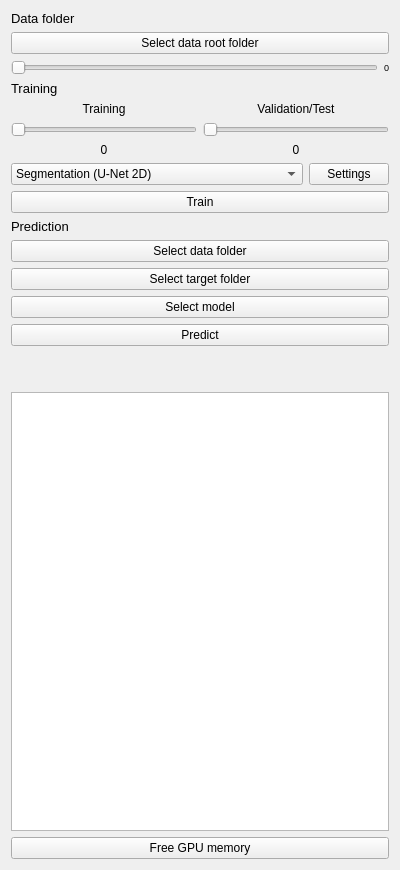
<?xml version="1.0" encoding="UTF-8"?>
<ui version="4.0">
 <author>Aaron Ponti</author>
 <class>Form</class>
 <widget class="QWidget" name="Form">
  <property name="geometry">
   <rect>
    <x>0</x>
    <y>0</y>
    <width>400</width>
    <height>870</height>
   </rect>
  </property>
  <property name="minimumSize">
   <size>
    <width>400</width>
    <height>800</height>
   </size>
  </property>
  <property name="windowTitle">
   <string>Form</string>
  </property>
  <layout class="QVBoxLayout" name="verticalLayout">
   <item>
    <widget class="QLabel" name="lbDataSection">
     <property name="font">
      <font>
       <pointsize>10</pointsize>
      </font>
     </property>
     <property name="text">
      <string>Data folder</string>
     </property>
    </widget>
   </item>
   <item>
    <widget class="QPushButton" name="pBSelectDataRootFolder">
     <property name="text">
      <string>Select data root folder</string>
     </property>
    </widget>
   </item>
   <item>
    <layout class="QHBoxLayout" name="hlImageSelector">
     <item>
      <widget class="QSlider" name="hsImageSelector">
       <property name="enabled">
        <bool>false</bool>
       </property>
       <property name="tracking">
        <bool>false</bool>
       </property>
       <property name="orientation">
        <enum>Qt::Horizontal</enum>
       </property>
      </widget>
     </item>
     <item>
      <widget class="QLabel" name="labelImageCounterCurrent">
       <property name="sizePolicy">
        <sizepolicy hsizetype="Minimum" vsizetype="Preferred">
         <horstretch>0</horstretch>
         <verstretch>0</verstretch>
        </sizepolicy>
       </property>
       <property name="font">
        <font>
         <pointsize>7</pointsize>
        </font>
       </property>
       <property name="text">
        <string>0</string>
       </property>
       <property name="alignment">
        <set>Qt::AlignCenter</set>
       </property>
      </widget>
     </item>
    </layout>
   </item>
   <item>
    <widget class="QLabel" name="lbTrainingSection">
     <property name="font">
      <font>
       <pointsize>10</pointsize>
      </font>
     </property>
     <property name="text">
      <string>Training</string>
     </property>
    </widget>
   </item>
   <item>
    <layout class="QGridLayout" name="gLSplit">
     <item row="0" column="0">
      <layout class="QHBoxLayout" name="hLSplitFirstRow">
       <item>
        <widget class="QLabel" name="lbTrainingValidationSplit">
         <property name="text">
          <string>Training</string>
         </property>
         <property name="alignment">
          <set>Qt::AlignCenter</set>
         </property>
        </widget>
       </item>
       <item>
        <widget class="QLabel" name="lbValidationTestingSplit">
         <property name="text">
          <string>Validation/Test</string>
         </property>
         <property name="alignment">
          <set>Qt::AlignCenter</set>
         </property>
        </widget>
       </item>
      </layout>
     </item>
     <item row="2" column="0">
      <layout class="QHBoxLayout" name="hLSplitThirdRow">
       <item>
        <widget class="QLabel" name="lbNumberTrainingImages">
         <property name="text">
          <string>0</string>
         </property>
         <property name="alignment">
          <set>Qt::AlignCenter</set>
         </property>
        </widget>
       </item>
       <item>
        <widget class="QLabel" name="lbNumberValidationTestingImages">
         <property name="text">
          <string>0</string>
         </property>
         <property name="alignment">
          <set>Qt::AlignCenter</set>
         </property>
        </widget>
       </item>
      </layout>
     </item>
     <item row="1" column="0">
      <layout class="QHBoxLayout" name="hLSplitSecondRow">
       <item>
        <widget class="QSlider" name="hsTrainingValidationSplit">
         <property name="enabled">
          <bool>false</bool>
         </property>
         <property name="maximum">
          <number>100</number>
         </property>
         <property name="orientation">
          <enum>Qt::Horizontal</enum>
         </property>
        </widget>
       </item>
       <item>
        <widget class="QSlider" name="hsValidationTestingSplit">
         <property name="enabled">
          <bool>false</bool>
         </property>
         <property name="maximum">
          <number>100</number>
         </property>
         <property name="value">
          <number>0</number>
         </property>
         <property name="orientation">
          <enum>Qt::Horizontal</enum>
         </property>
        </widget>
       </item>
      </layout>
     </item>
    </layout>
   </item>
   <item>
    <layout class="QHBoxLayout" name="hlArchitecture">
     <item>
      <widget class="QComboBox" name="cbArchitecturePicker">
       <property name="sizePolicy">
        <sizepolicy hsizetype="Expanding" vsizetype="Fixed">
         <horstretch>0</horstretch>
         <verstretch>0</verstretch>
        </sizepolicy>
       </property>
       <item>
        <property name="text">
         <string>Segmentation (U-Net 2D)</string>
        </property>
       </item>
       <item>
        <property name="text">
         <string>Restoration (U-Net 2D)</string>
        </property>
       </item>
      </widget>
     </item>
     <item>
      <widget class="QPushButton" name="pbArchitectureSettings">
       <property name="text">
        <string>Settings</string>
       </property>
      </widget>
     </item>
    </layout>
   </item>
   <item>
    <widget class="QPushButton" name="pbTrain">
     <property name="text">
      <string>Train</string>
     </property>
    </widget>
   </item>
   <item>
    <widget class="QLabel" name="lbPredictionSection">
     <property name="font">
      <font>
       <pointsize>10</pointsize>
      </font>
     </property>
     <property name="text">
      <string>Prediction</string>
     </property>
    </widget>
   </item>
   <item>
    <layout class="QGridLayout" name="gLPrediction">
     <item row="0" column="0">
      <widget class="QPushButton" name="pbSelectPredictionDataFolder">
       <property name="text">
        <string>Select data folder</string>
       </property>
      </widget>
     </item>
     <item row="1" column="0">
      <widget class="QPushButton" name="pbSelectPredictionTargetFolder">
       <property name="text">
        <string>Select target folder</string>
       </property>
      </widget>
     </item>
     <item row="3" column="0">
      <widget class="QPushButton" name="pbApplyPrediction">
       <property name="text">
        <string>Predict</string>
       </property>
      </widget>
     </item>
     <item row="2" column="0">
      <widget class="QPushButton" name="pbSelectPredictionModelFile">
       <property name="text">
        <string>Select model</string>
       </property>
      </widget>
     </item>
    </layout>
   </item>
   <item>
    <spacer name="verticalSpacer">
     <property name="orientation">
      <enum>Qt::Vertical</enum>
     </property>
     <property name="sizeHint" stdset="0">
      <size>
       <width>20</width>
       <height>40</height>
      </size>
     </property>
    </spacer>
   </item>
   <item>
    <widget class="QTextEdit" name="teLogger">
     <property name="sizePolicy">
      <sizepolicy hsizetype="Expanding" vsizetype="MinimumExpanding">
       <horstretch>0</horstretch>
       <verstretch>1</verstretch>
      </sizepolicy>
     </property>
     <property name="acceptDrops">
      <bool>false</bool>
     </property>
     <property name="readOnly">
      <bool>true</bool>
     </property>
    </widget>
   </item>
   <item>
    <widget class="QPushButton" name="pbFreeMemory">
     <property name="text">
      <string>Free GPU memory</string>
     </property>
    </widget>
   </item>
  </layout>
 </widget>
 <tabstops>
  <tabstop>pBSelectDataRootFolder</tabstop>
  <tabstop>hsImageSelector</tabstop>
  <tabstop>hsTrainingValidationSplit</tabstop>
  <tabstop>hsValidationTestingSplit</tabstop>
  <tabstop>cbArchitecturePicker</tabstop>
  <tabstop>pbArchitectureSettings</tabstop>
  <tabstop>pbTrain</tabstop>
  <tabstop>pbSelectPredictionDataFolder</tabstop>
  <tabstop>pbSelectPredictionTargetFolder</tabstop>
  <tabstop>pbSelectPredictionModelFile</tabstop>
  <tabstop>pbApplyPrediction</tabstop>
  <tabstop>pbFreeMemory</tabstop>
 </tabstops>
 <resources/>
 <connections/>
</ui>
